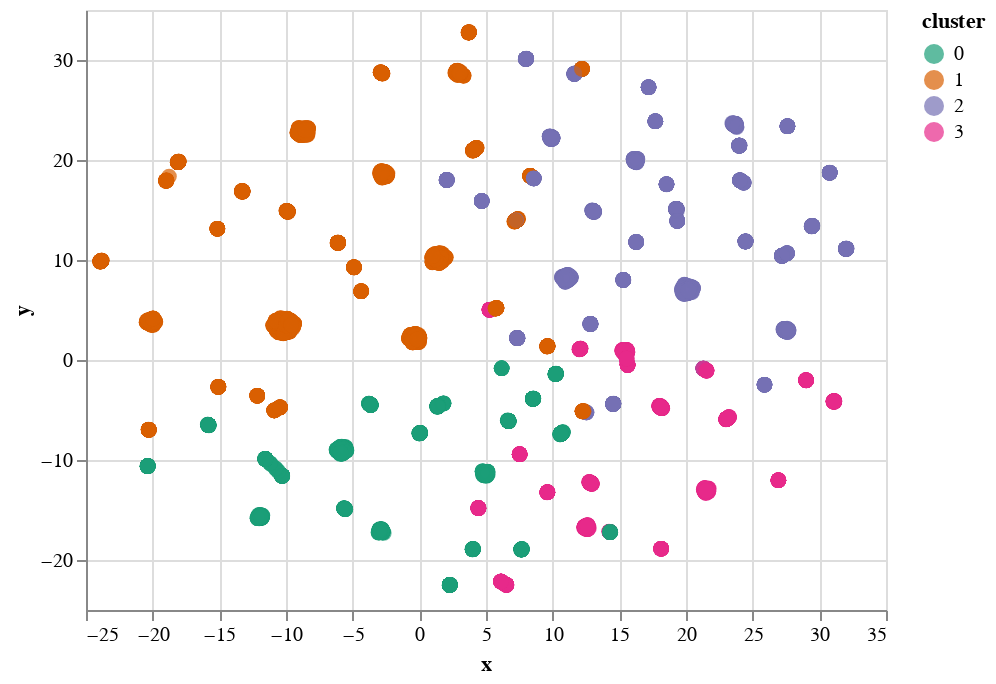

Write notebook code for a chart like this one.
### Code cell
alt.data_transformers.enable('default', max_rows=10000)
alt.Chart(vis_data).mark_circle(size=60).encode(
    x='x',
    y='y',
    tooltip=['education', 'age', 'job'],
    color=alt.Color('cluster:N', scale=alt.Scale(scheme='dark2')) #use N after the var to tell altair that it's categorical
).interactive()

### Figure 1 — Vega-Lite specification as saved in the notebook (floating-point values rounded to 4 significant figures; data arrays with more than 128 entries replaced by an {"elided": "..."} marker saying what was removed)
{"config": {"view": {"continuousWidth": 400, "continuousHeight": 300}}, "data": {"name": "data-85e10e957cd03cf3a8a5a119ed3e1d1f"}, "mark": {"type": "circle", "size": 60}, "encoding": {"color": {"field": "cluster", "scale": {"scheme": "dark2"}, "type": "nominal"}, "tooltip": [{"field": "education", "type": "quantitative"}, {"field": "age", "type": "quantitative"}, {"field": "job", "type": "quantitative"}], "x": {"field": "x", "type": "quantitative"}, "y": {"field": "y", "type": "quantitative"}}, "selection": {"selector002": {"type": "interval", "bind": "scales", "encodings": ["x", "y"]}}, "$schema": "https://vega.github.io/schema/vega-lite/v4.17.0.json", "datasets": {"data-85e10e957cd03cf3a8a5a119ed3e1d1f": {"elided": "8516 records"}}}
